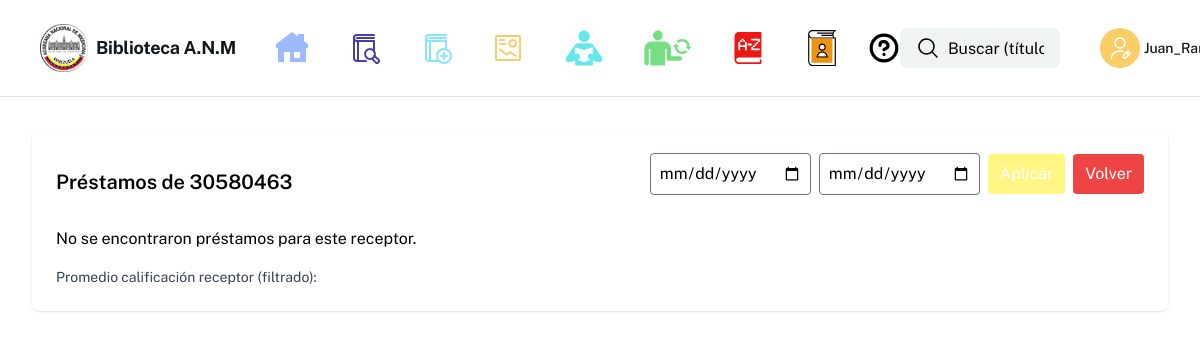
/reports/users/detail/?receiver_cedula=30580463 (signed in), run on an earlier commit of the app's database.
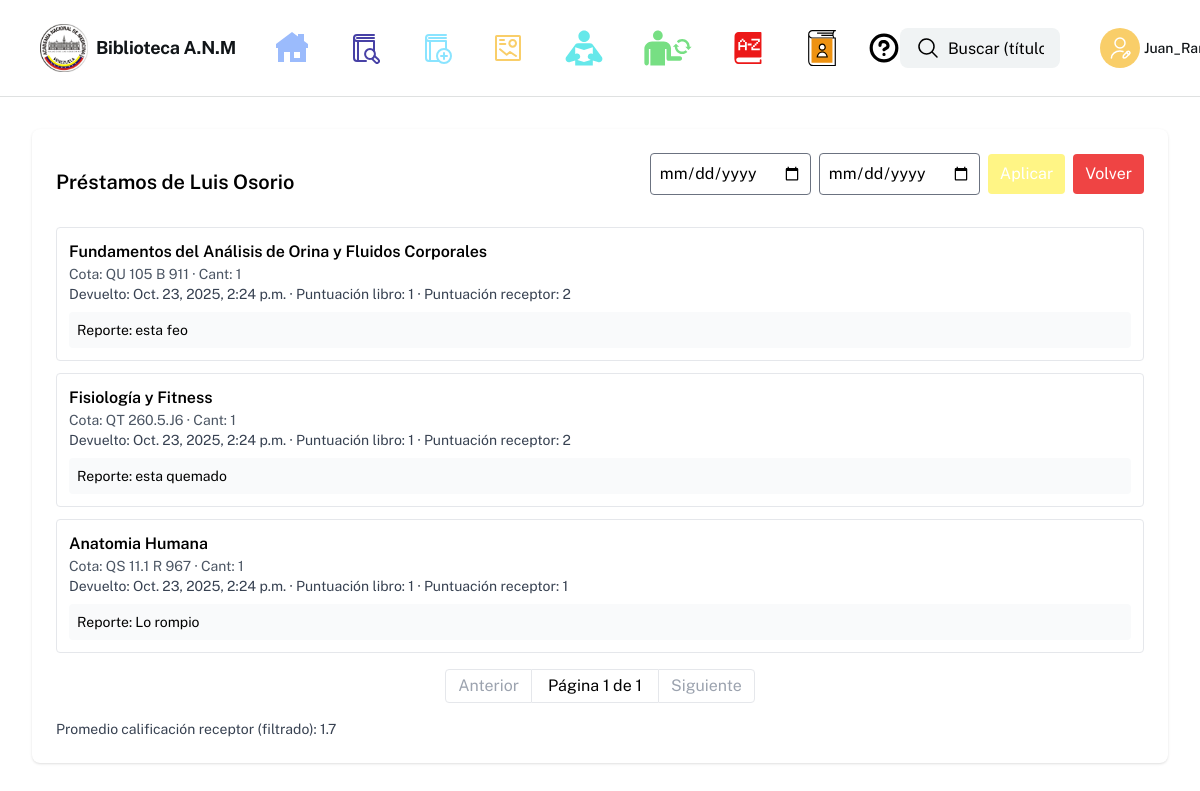
And on a later commit of the database.
### tasks/models.py (models this page shows, shortened)
class Prestamo(models.Model):
    STATUS_ACTIVE = 'active'
    STATUS_RETURNED = 'returned'
    STATUS_CHOICES = [
        (STATUS_ACTIVE, 'Activo'),
        (STATUS_RETURNED, 'Devuelto'),
    ]
    book = models.ForeignKey('Libros', on_delete=models.CASCADE, related_name='prestamos')
    user = models.ForeignKey(settings.AUTH_USER_MODEL, null=True, blank=True, on_delete=models.SET_NULL)
    cantidad = models.PositiveIntegerField(default=1)
    receiver_cedula = models.CharField("cédula receptor", max_length=32, null=True, blank=True)
    receiver_first_name = models.CharField("nombre receptor", max_length=150, null=True, blank=True)
    receiver_last_name = models.CharField("apellido receptor", max_length=150, null=True, blank=True)
    status = models.CharField(max_length=20, choices=STATUS_CHOICES, default=STATUS_ACTIVE)
    approved_at = models.DateTimeField(null=True, blank=True)
    returned_at = models.DateTimeField(null=True, blank=True)
    return_report = models.TextField('reporte devolución', null=True, blank=True)
    return_book_rating = models.PositiveSmallIntegerField('puntuación libro', null=True, blank=True)
    return_receiver_rating = models.PositiveSmallIntegerField('puntuación receptor', null=True, blank=True)

class Libros(models.Model):
    cota = models.CharField(max_length=30, unique=True)
    titulo = models.CharField(max_length=100)
    subtitulo = models.CharField(max_length=100, null=True, blank=True)
    autor = models.CharField(max_length=100)
    co_autor = models.CharField(max_length=100, null=True, blank=True)
    fecha_publicacion = models.IntegerField(null=True, blank=True)
    editorial = models.CharField(max_length=100, null=True, blank=True)
    edicion = models.PositiveSmallIntegerField("edición", choices=EDICION_CHOICES, default=1)
    ubicacion_publicacion = models.CharField(max_length=100, null=True, blank=True)
    volumen = models.PositiveSmallIntegerField("volumen", choices=VOLUMEN_CHOICES, null=True, blank=True)
    paginas = models.IntegerField(null=True, blank=True)
    cantidad = models.PositiveIntegerField("cantidad", default=1, help_text="Cantidad disponible en el inventario")
    serie = models.CharField(max_length=100, null=True, blank=True)
    numero_serie = models.IntegerField(null=True, blank=True)
    numero_registro = models.IntegerField(null=True, blank=True)
    fecha_registro = models.DateField(null=True, blank=True)
    fecha_creacion = models.DateField("fecha de creación", auto_now_add=True, null=True, blank=True)
    hora_creacion = models.TimeField("hora de creación", auto_now_add=True, null=True, blank=True)
    dimensiones = models.CharField(max_length=100, null=True, blank=True)
    portada = models.ImageField("portada", upload_to='covers/', null=True, blank=True, help_text="Imagen de portada (opcional)")
    contenido = models.CharField("contenido del libro", max_length=200, null=True, blank=True,
                                help_text="Seleccione los contenidos (guardado como valores separados por comas)")
    classification = models.ForeignKey('Clasificacion', null=True, blank=True, on_delete=models.SET_NULL, related_name='libros')
    dictionary_entry = models.ForeignKey('DictionaryEntry', null=True, blank=True, on_delete=models.SET_NULL, related_name='libros')
    user = models.ForeignKey(settings.AUTH_USER_MODEL, on_delete=models.DO_NOTHING)
    is_active = models.BooleanField('activo', default=True, help_text='Desmarcar para inhabilitar este libro sin borrarlo')

### tasks/views.py (the view)
# urls.py: path('reports/users/detail/', views.reports_user_detail, name='reports_user_detail'),
@login_required
def reports_user_detail(request):
    receiver_cedula = request.GET.get('receiver_cedula', '').strip()
    if not receiver_cedula:
        return HttpResponse('receiver_cedula is required', status=400)
    start_date = request.GET.get('start_date', '').strip()
    end_date = request.GET.get('end_date', '').strip()
    loans = Prestamo.objects.filter(receiver_cedula=receiver_cedula)
    from datetime import datetime
    try:
        if start_date:
            sd = datetime.fromisoformat(start_date).date()
            loans = loans.filter(returned_at__date__gte=sd)
    except Exception:
        pass
    try:
        if end_date:
            ed = datetime.fromisoformat(end_date).date()
            loans = loans.filter(returned_at__date__lte=ed)
    except Exception:
        pass
    loans = loans.order_by('-returned_at', '-approved_at')
    paginator = Paginator(loans, 10)
    page = request.GET.get('page')
    loans_page = paginator.get_page(page)
    avg_receiver = loans.aggregate(avg=Avg('return_receiver_rating'))['avg']
    name_info = loans.values('receiver_first_name', 'receiver_last_name').first() or {}
    receiver_first_name = name_info.get('receiver_first_name') or ''
    receiver_last_name = name_info.get('receiver_last_name') or ''
    return render(request, 'reports_user_detail.html', {
        'loans': loans_page,
        'receiver_cedula': receiver_cedula,
        'receiver_first_name': receiver_first_name,
        'receiver_last_name': receiver_last_name,
        'avg_receiver': avg_receiver,
        'start_date': start_date,
        'end_date': end_date,
    })

### tasks/templates/reports_user_detail.html (shortened to what this page needs)
{% extends "base.html" %}
{% block content %}
<main class="px-8 py-8">
  <div class="container mx-auto max-w-7xl">
    <div class="bg-white shadow rounded-lg p-6">
      <div class="flex items-center justify-between mb-4">
        <h2 class="text-xl font-semibold">Préstamos de {% if receiver_first_name %}{{ receiver_first_name }} {{ receiver_last_name }}{% else %}{{ receiver_cedula }}{% endif %}</h2>
        <form method="get" class="flex gap-2 items-center">
          <input type="date" name="start_date" value="{{ start_date }}" class="border rounded p-2" />
          <input type="date" name="end_date" value="{{ end_date }}" class="border rounded p-2" />
          <button type="submit" class="px-3 py-2 bg-[#fff585] text-white rounded">Aplicar</button>
          <a href="{% url 'reports_users_index' %}" class="px-3 py-2 bg-red-500 text-white rounded">Volver</a>
        </form>
      </div>
      {% if loans and loans.object_list %}
        <ul class="space-y-3">
          {% for loan in loans.object_list %}
            <li class="border p-3 rounded">
              <div class="font-semibold">{{ loan.book.titulo }}</div>
              <div class="text-sm text-gray-600">Cota: {{ loan.book.cota }} · Cant: {{ loan.cantidad }}</div>
              <div class="text-sm text-gray-700">Devuelto: {{ loan.returned_at }} · Puntuación libro: {{ loan.return_book_rating|default:'-' }} · Puntuación receptor: {{ loan.return_receiver_rating|default:'-' }}</div>
              {% if loan.return_report %}
                <div class="mt-2 text-sm bg-gray-50 p-2 rounded">Reporte: {{ loan.return_report }}</div>
              {% endif %}
            </li>
          {% endfor %}
        </ul>
        <div class="mt-4 flex justify-center">
          <nav class="inline-flex items-center">
            {% if loans.has_previous %}
              <a href="?page={{ loans.previous_page_number }}&receiver_cedula={{ receiver_cedula }}&start_date={{ start_date }}&end_date={{ end_date }}" class="px-3 py-1 border rounded-l">Anterior</a>
            {% else %}
              <span class="px-3 py-1 border rounded-l text-gray-400">Anterior</span>
            {% endif %}
            <span class="px-4 py-1 border-t border-b">Página {{ loans.number }} de {{ loans.paginator.num_pages }}</span>
            {% if loans.has_next %}
              <a href="?page={{ loans.next_page_number }}&receiver_cedula={{ receiver_cedula }}&start_date={{ start_date }}&end_date={{ end_date }}" class="px-3 py-1 border rounded-r">Siguiente</a>
            {% else %}
              <span class="px-3 py-1 border rounded-r text-gray-400">Siguiente</span>
            {% endif %}
          </nav>
        </div>
      {% else %}
        <div>No se encontraron préstamos para este receptor.</div>
      {% endif %}
      <div class="mt-4 text-sm text-gray-700">Promedio calificación receptor (filtrado): {{ avg_receiver|default:'-'|floatformat:1 }}</div>
    </div>
  </div>
</main>
{% endblock %}

What changed in the data, as far as the page shows it:
added Prestamo: book.titulo "Fundamentos del Análisis de Orina y Fluidos Corporales", book.cota "QU 105 B 911", cantidad "1", returned_at "Oct. 23, 2025, 2:24 p.m.", return_book_rating "1", return_receiver_rating "2", return_report "esta feo"
added Prestamo: book.titulo "Fisiología y Fitness", book.cota "QT 260.5.J6", cantidad "1", returned_at "Oct. 23, 2025, 2:24 p.m.", return_book_rating "1", return_receiver_rating "2", return_report "esta quemado"
added Prestamo: book.titulo "Anatomia Humana", book.cota "QS 11.1 R 967", cantidad "1", returned_at "Oct. 23, 2025, 2:24 p.m.", return_book_rating "1", return_receiver_rating "1", return_report "Lo rompio"
Also different on the page:
{{ receiver_first_name }}: (not shown) → "Luis"
{{ receiver_last_name }}: (not shown) → "Osorio"
{{ loans.number }}: (not shown) → "1"
{{ loans.paginator.num_pages }}: (not shown) → "1"
{{ avg_receiver|default:'-'|floatformat:1 }}: (not shown) → "1.7"
{{ receiver_cedula }}: "30580463" → (not shown)
text no longer shown: "No se encontraron préstamos para este receptor."
text now shown: "Anterior Página de Siguiente"
